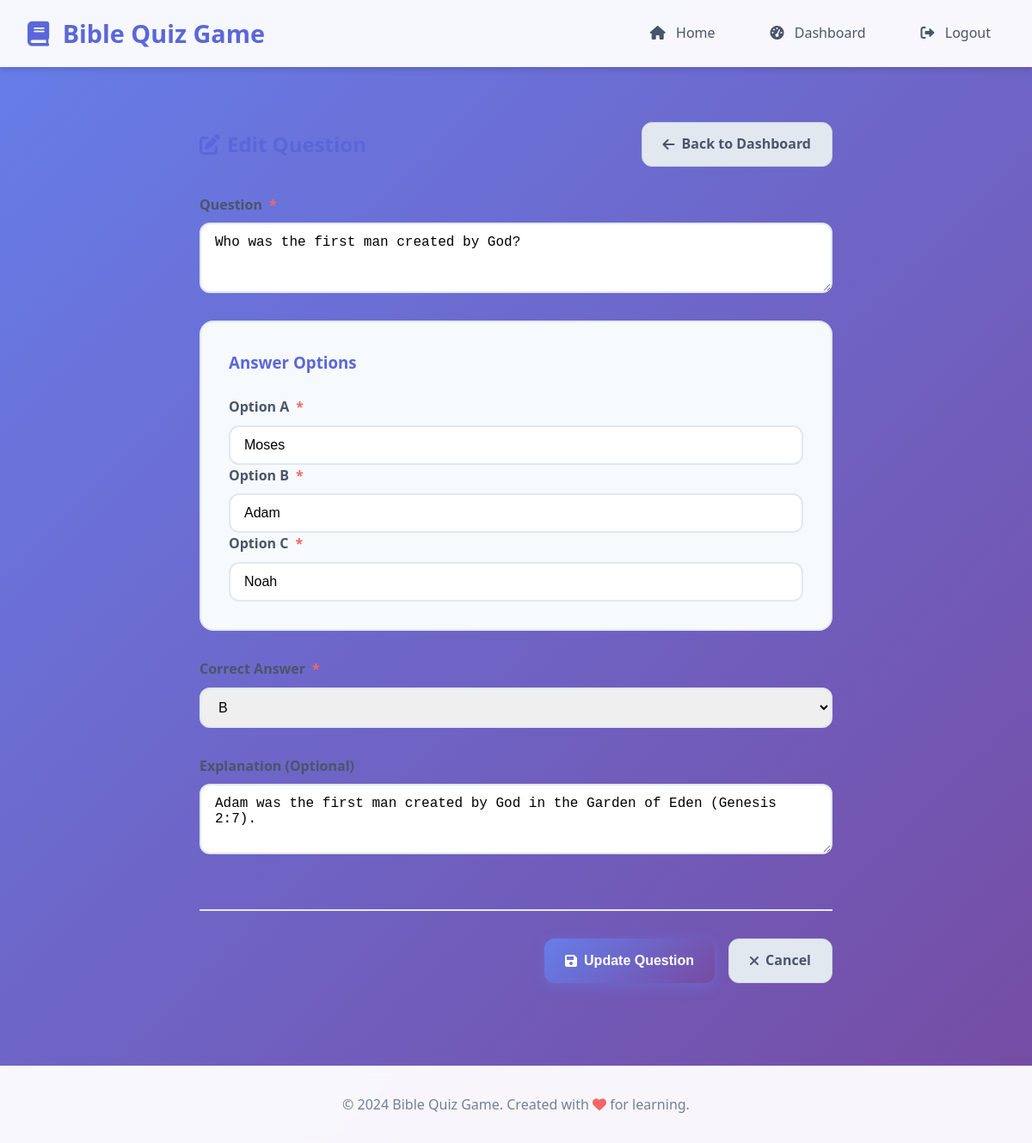
The page /admin/edit_question/1 (signed in) on the database its author committed.
### app.py (models this page shows)
class Question(db.Model):
    id = db.Column(db.Integer, primary_key=True)
    question = db.Column(db.Text, nullable=False)
    option_a = db.Column(db.String(255), nullable=False)
    option_b = db.Column(db.String(255), nullable=False)
    option_c = db.Column(db.String(255), nullable=False)
    correct_answer = db.Column(db.String(1), nullable=False)  # 'A', 'B', or 'C'
    explanation = db.Column(db.Text)

### app.py (the view, shortened to what this page needs)
@app.route('/admin/edit_question/<int:id>', methods=['GET', 'POST'])
def edit_question(id):
    if not session.get('admin_logged_in'):
        return redirect(url_for('admin_login'))
    question = Question.query.get_or_404(id)
    return render_template('admin/edit_question.html', question=question)

### templates/admin/edit_question.html (shortened to what this page needs)
{% extends "base.html" %}
{% block content %}
<div class="container">
    <div class="admin-card">
        <div class="admin-header">
            <h2><i class="fas fa-edit"></i> Edit Question</h2>
            <a href="{{ url_for('admin_dashboard') }}" class="btn btn-secondary">
                <i class="fas fa-arrow-left"></i> Back to Dashboard
            </a>
        </div>
        <form method="POST" class="question-form">
            <div class="form-group">
                <label for="question">Question <span class="required">*</span></label>
                <textarea id="question" name="question" rows="3" required>{{ question.question }}</textarea>
            </div>
            <div class="options-group">
                <h3>Answer Options</h3>
                <div class="form-group">
                    <label for="option_a">Option A <span class="required">*</span></label>
                    <input type="text" id="option_a" name="option_a" value="{{ question.option_a }}" required>
                </div>
                <div class="form-group">
                    <label for="option_b">Option B <span class="required">*</span></label>
                    <input type="text" id="option_b" name="option_b" value="{{ question.option_b }}" required>
                </div>
                <div class="form-group">
                    <label for="option_c">Option C <span class="required">*</span></label>
                    <input type="text" id="option_c" name="option_c" value="{{ question.option_c }}" required>
                </div>
            </div>
            <div class="form-group">
                <label for="correct_answer">Correct Answer <span class="required">*</span></label>
                <select id="correct_answer" name="correct_answer" required>
                    <option value="B" {% if question.correct_answer=='B' %}selected{% endif %}>B</option>
                </select>
            </div>
            <div class="form-group">
                <label for="explanation">Explanation (Optional)</label>
                <textarea id="explanation" name="explanation" rows="3"
                    placeholder="Provide additional explanation for the answer...">{{ question.explanation or '' }}</textarea>
            </div>
            <div class="form-actions">
                <button type="submit" class="btn btn-primary">
                    <i class="fas fa-save"></i> Update Question
                </button>
                <a href="{{ url_for('admin_dashboard') }}" class="btn btn-secondary">
                    <i class="fas fa-times"></i> Cancel
                </a>
            </div>
        </form>
    </div>
</div>
{% endblock %}

### static/css/style.css (style rules this page uses)
* { margin: 0; padding: 0; box-sizing: border-box; }
body { font-family: 'Segoe UI', Tahoma, Geneva, Verdana, sans-serif; line-height: 1.6; color: #333; background: linear-gradient(135deg, #667eea 0%, #764ba2 100%); min-height: 100vh; display: flex; flex-direction: column; }
.container { max-width: 1200px; margin: 0 auto; padding: 0 2rem; }
.btn { display: inline-flex; align-items: center; gap: 0.5rem; padding: 0.75rem 1.5rem; border: none; border-radius: 12px; font-size: 1rem; font-weight: 600; text-decoration: none; cursor: pointer; transition: all 0.3s ease; text-align: center; }
.btn-primary { background: linear-gradient(135deg, #667eea 0%, #764ba2 100%); color: white; box-shadow: 0 4px 15px rgba(102, 126, 234, 0.4); }
.btn-secondary { background: #e2e8f0; color: #4a5568; border: 1px solid #cbd5e0; }
.setup-card, .question-card, .result-card, .results-card, .login-card, .admin-card { @extend .card; max-width: 800px; margin: 0 auto 2rem; padding: 2rem; }
.form-group { display: flex; flex-direction: column; gap: 0.5rem; }
.form-group label { font-weight: 600; color: #4a5568; display: flex; align-items: center; gap: 0.5rem; }
.form-group input, .form-group select, .form-group textarea { padding: 0.75rem 1rem; border: 2px solid #e2e8f0; border-radius: 12px; font-size: 1rem; transition: all 0.3s ease; }
.admin-header { display: flex; justify-content: space-between; align-items: center; margin-bottom: 2rem; flex-wrap: wrap; gap: 1rem; }
.admin-header h1, .admin-header h2 { color: #5a67d8; display: flex; align-items: center; gap: 0.5rem; }
.question-form { display: flex; flex-direction: column; gap: 2rem; }
.options-group { background: #f7fafc; border-radius: 16px; padding: 2rem; border: 2px solid #e2e8f0; }
.options-group h3 { color: #5a67d8; margin-bottom: 1.5rem; display: flex; align-items: center; gap: 0.5rem; }
.required { color: #f56565; }
.form-actions { display: flex; gap: 1rem; justify-content: flex-end; flex-wrap: wrap; margin-top: 2rem; padding-top: 2rem; border-top: 2px solid #e2e8f0; }

### rows shown on the page
Question: question "Who was the first man created by God?", option_a "Moses", option_b "Adam", option_c "Noah", correct_answer "B", explanation "Adam was the first man created by God in the Garden of Eden (Genesis 2:7)."
